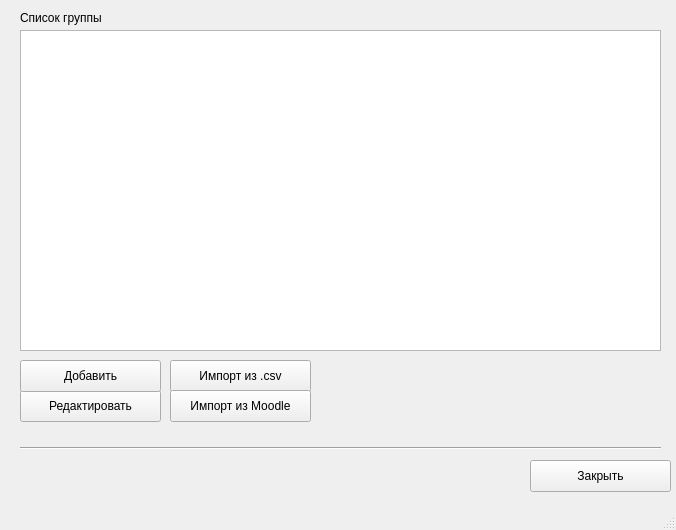
<?xml version="1.0" encoding="UTF-8"?>
<ui version="4.0">
 <class>MainWindow</class>
 <widget class="QMainWindow" name="MainWindow">
  <property name="geometry">
   <rect>
    <x>0</x>
    <y>0</y>
    <width>676</width>
    <height>530</height>
   </rect>
  </property>
  <property name="windowTitle">
   <string>Список группы</string>
  </property>
  <widget class="QWidget" name="centralwidget">
   <widget class="QLabel" name="label">
    <property name="geometry">
     <rect>
      <x>20</x>
      <y>10</y>
      <width>241</width>
      <height>16</height>
     </rect>
    </property>
    <property name="text">
     <string>Список группы</string>
    </property>
   </widget>
   <widget class="QPushButton" name="pushButton">
    <property name="geometry">
     <rect>
      <x>20</x>
      <y>390</y>
      <width>141</width>
      <height>32</height>
     </rect>
    </property>
    <property name="text">
     <string>Редактировать</string>
    </property>
   </widget>
   <widget class="QPushButton" name="pushButton_2">
    <property name="geometry">
     <rect>
      <x>530</x>
      <y>460</y>
      <width>141</width>
      <height>32</height>
     </rect>
    </property>
    <property name="text">
     <string>Закрыть</string>
    </property>
   </widget>
   <widget class="QListWidget" name="listWidget">
    <property name="geometry">
     <rect>
      <x>20</x>
      <y>30</y>
      <width>641</width>
      <height>321</height>
     </rect>
    </property>
   </widget>
   <widget class="QPushButton" name="pushButton_3">
    <property name="geometry">
     <rect>
      <x>20</x>
      <y>360</y>
      <width>141</width>
      <height>32</height>
     </rect>
    </property>
    <property name="text">
     <string>Добавить</string>
    </property>
   </widget>
   <widget class="Line" name="line">
    <property name="geometry">
     <rect>
      <x>20</x>
      <y>440</y>
      <width>641</width>
      <height>16</height>
     </rect>
    </property>
    <property name="orientation">
     <enum>Qt::Horizontal</enum>
    </property>
   </widget>
   <widget class="QPushButton" name="pushButton_4">
    <property name="geometry">
     <rect>
      <x>170</x>
      <y>360</y>
      <width>141</width>
      <height>32</height>
     </rect>
    </property>
    <property name="text">
     <string>Импорт из .csv</string>
    </property>
   </widget>
   <widget class="QPushButton" name="pushButton_5">
    <property name="geometry">
     <rect>
      <x>170</x>
      <y>390</y>
      <width>141</width>
      <height>32</height>
     </rect>
    </property>
    <property name="text">
     <string>Импорт из Moodle</string>
    </property>
   </widget>
  </widget>
  <widget class="QStatusBar" name="statusbar"/>
 </widget>
 <resources/>
 <connections/>
</ui>
